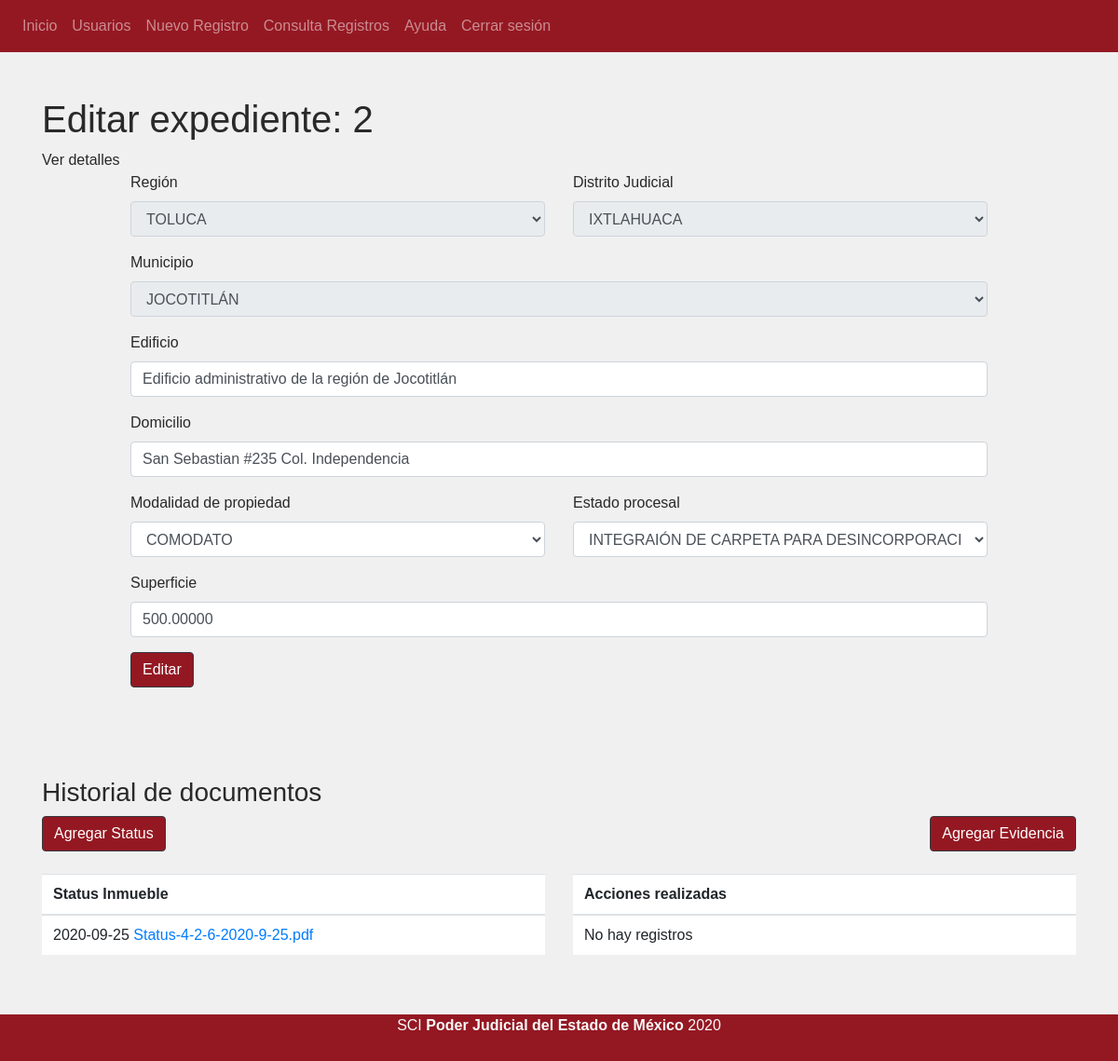
The app's page /consulta/VerRegistro/2 (signed in), older data.
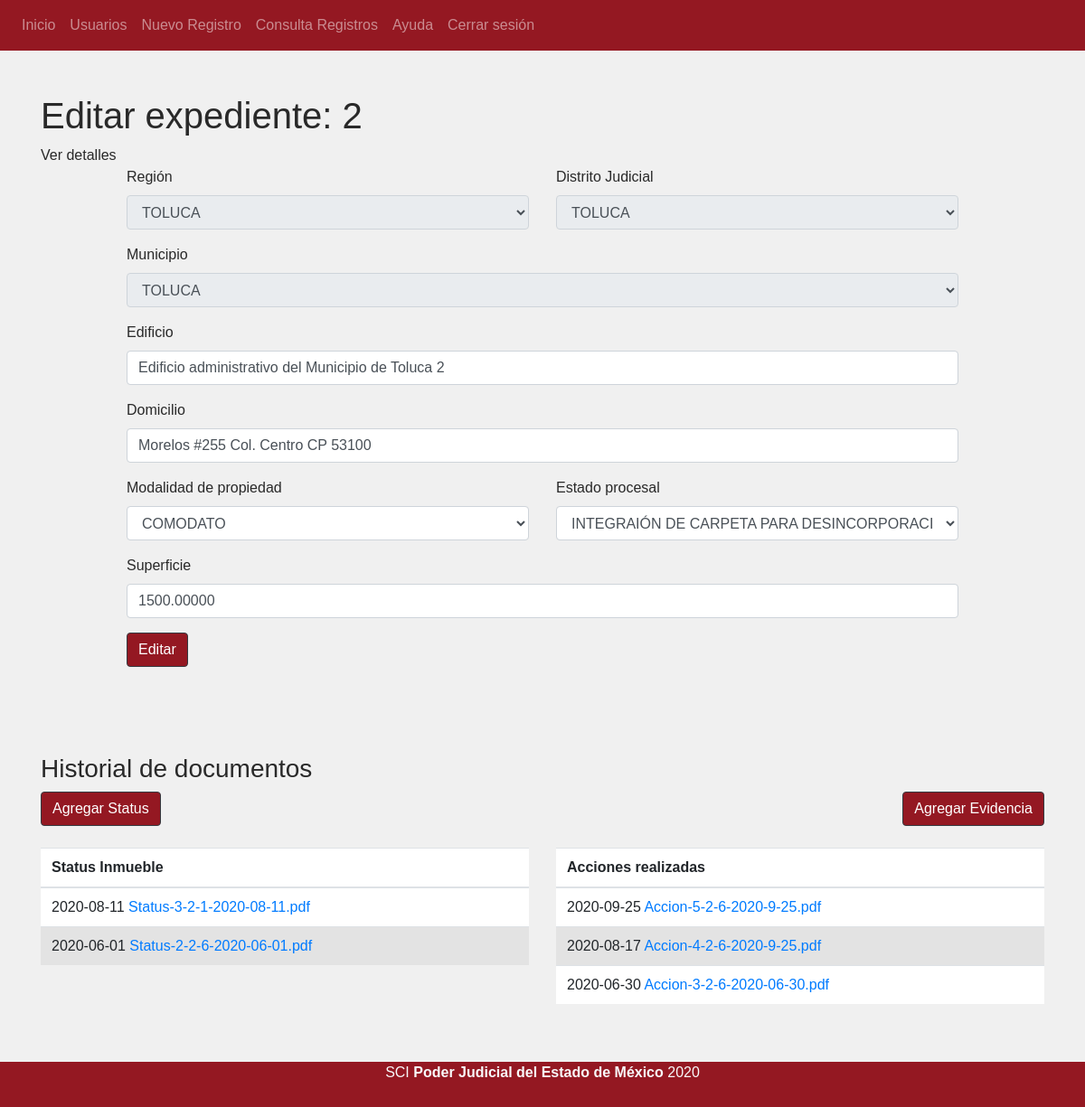
The same page, newer data.
### tables this page shows
CREATE TABLE `registro_inmuebles` (
  `id` int(11) NOT NULL,
  `no_expediente` int(11) NOT NULL,
  `id_region` int(11) NOT NULL,
  `id_distrito_judicial` int(11) NOT NULL,
  `id_municipio` int(11) NOT NULL,
  `edificio` varchar(100) NOT NULL,
  `domicilio` varchar(100) NOT NULL,
  `id_modalidad_prop` int(11) NOT NULL,
  `id_estado_proc` int(11) NOT NULL,
  `superficie` decimal(50,5) NOT NULL,
  `id_usuario` int(11) NOT NULL,
  `fecha_generada` date NOT NULL,
  `fecha_mod` date NOT NULL,
  `id_user_mod` int(11) NOT NULL
);

CREATE TABLE `doc_status` (
  `id` int(11) NOT NULL,
  `nombre` varchar(50) NOT NULL,
  `fecha` date NOT NULL,
  `id_usuario` int(11) NOT NULL,
  `no_expediente` int(11) NOT NULL
);

CREATE TABLE `doc_acciones_real` (
  `id` int(11) NOT NULL,
  `nombre` varchar(255) NOT NULL,
  `tipo_documento` int(11) NOT NULL,
  `fecha` date NOT NULL,
  `id_usuario` int(11) NOT NULL,
  `no_expediente` int(11) NOT NULL
);

### index.php (called while the page is built, shortened)
<?php
    require_once 'config/database.php';
    $app = new App();
?>

### config/database.php (called while the page is built, shortened)
<?php
class DataBase{
    private $host;
    private $user;
    private $pass;
    private $charset;
    function __construct(){
        $this->host = constant('HOST');
        $this->db = constant('DB');
        $this->user = constant('USER');
        $this->pass = constant('PASS');
        $this->charset = constant('CHARSET');
    }
    function conn(){
        try {
            $connection = "mysql:host=" . $this->host . ";dbname=" . $this->db . ";charset=" . $this->charset;
            $options = [
                PDO::ATTR_ERRMODE => PDO::ERRMODE_EXCEPTION,
                PDO::ATTR_EMULATE_PREPARES => false,
            ];
            $pdo = new PDO($connection, $this->user, $this->pass, $options);
            return $pdo;
        } catch (PDOException $e) {
            print_r("Error: " . $e->getMessage());
        }
    }
}
?>

### model/consultaModel.php (called while the page is built, shortened)
<?php
require_once 'model/classes/Region.class.php';
class ConsultaModel extends Model{
    public function getNombreDistrito($idDistrito){
        $queryString = "SELECT nombre from  distritos_judiciales WHERE id = :id";
        try {
            $query = $this->db->conn()->prepare($queryString);
            if ( $query->execute(['id' => $idDistrito ]) ){
                $distrito = $query->fetchObject();
                return $distrito;
            }else{
                return null;
            }
        } catch (PDOException $e) {
            return null;
            print ("Error: " . $e->getMessage());
        }
    }
    public function getNombreMunicipio($id ){
        $queryString = "SELECT nombre from municipios WHERE id = :id";
        try {
            $query = $this->db->conn()->prepare($queryString);
            if ( $query->execute(['id' => $id] ) ){
                $distrito = $query->fetchObject();
                return $distrito;
            }else{
                return null;
            }
        } catch (PDOException $e) {
            return null;
            print ("Error: " . $e->getMessage());
        }
    }
    public function getModalidades(){
        $modalidades = [];
        $stringQuery = "SELECT * FROM modalidad_propiedad";
        try{
            $query = $this->db->conn()->prepare($stringQuery);
            if ($query->execute()){
                while ($row = $query->fetchObject() ){
                    array_push($modalidades, $row);
                }
                return $modalidades;
            }else{
                return null;
            }
        } catch (PDOException $e) {
            return null;
        }
    }
    public function getEstadosProc(){
        $estadosProc = [];
        $stringQuery = "SELECT * FROM estado_procesal";
        try {
            $query= $this->db->conn()->prepare($stringQuery);
            if( $query->execute() ){
                while ($row = $query->fetchObject() ) {
                    array_push($estadosProc, $row);
                }
                return $estadosProc;
            }else{
                return null;
            }
        } catch (PDOexception $e) {
            return null;
        }
    }
    public function getById($id_registro){
        $stringQuery = "SELECT * FROM registro_inmuebles WHERE id = :id";
        try {
            $query = $this->db->conn()->prepare($stringQuery);
            if ( $query->execute( ['id' => $id_registro] ) ){
                $row = $query->fetchObject();
                $idDistrito = $row->id_distrito_judicial;
                $nombreDistrito = $this->getNombreDistrito($idDistrito)->nombre;
                $row->{"nombreDistrito"} = $nombreDistrito;
                $idMunicipio = $row->id_municipio;
                $nombreMunicipio = $this->getNombreMunicipio($idMunicipio)->nombre;
                $row->{"nombreMunicipio"} = $nombreMunicipio;
                return $row;
            }else{
                print "Fallo al ejecutar";
                return null;
            }
        } catch (PDOException $e) {
            print "Error -> " . $e->getMessage();
            return null;
        }
    }
    public function getDocStatus($noExpediente){
        $documentos =[];
        $stringQuery = "SELECT nombre, fecha, no_expediente FROM doc_status WHERE  no_expediente = :noExpediente ORDER BY id DESC";
        try {
            $query = $this->db->conn()->prepare($stringQuery);
            if ($query->execute( ['noExpediente' => $noExpediente] ) ) {
                while($row = $query->fetch() ){
                    array_push($documentos, $row);
                }
                return $documentos;
            }else{
                print ("Error al consultar documentos");
               return false;
            }
        } catch (PDOException $e) {
            print "Error -> " . $e->getMessage();
            return false;
        }
    }
    public function getDocAcciones($noExpediente){
        $documentos =[];
        $stringQuery = "SELECT nombre, fecha, no_expediente FROM doc_acciones_real  WHERE  no_expediente = :noExpediente ORDER BY id DESC";
        try {
            $query = $this->db->conn()->prepare($stringQuery);
            if ($query->execute( ['noExpediente' => $noExpediente] ) ) {
                while($row = $query->fetch() ){
                    array_push($documentos, $row);
                }
                return $documentos;
            }else{
                print ("Error al consultar documentos");
               return false;
            }
        } catch (PDOException $e) {
            print "Error -> " . $e->getMessage();
            return false;
        }
    }
}

### view/consulta/detalle.php (the view, shortened to what the changed rows need)
<!DOCTYPE html>
<html lang="es">
<head>
</head>
<body>
    <?php require_once 'view/header.php'; ?>
    <div class="container py-5 mb-5">
        <div id="main">
            <h1 class="center">Editar expediente: <?php echo $this->registro->no_expediente; ?> </h1>
        </div>
        <div class="center">
            <?php
            if (isset($this->mensaje)) {
                echo $this->mensaje;
            } else {
                echo "Ver detalles";
            }
            ?>
        </div>
        <div class="row">
            <div class="col-md-10 mx-auto">
                <form action="<?php echo constant('URL') . 'consulta/editarRegistro/' . $this->registro->id; ?>" method="POST" enctype="multipart/form-data">
                    <div class="form-group row">
                        <div class="col-sm-6">
                            <label for="region">Región</label>
                            <select class="form-control" name="region" id="region" class="region" required disabled>
                                <?php
                                $region = new Region();
                                $id_region = $this->registro->id_region;
                                echo $region->cargaSelectRol($id_region);
                                ?>
                            </select>
                        </div>
                        <div class="col-sm-6">
                            <label for="distrito">Distrito Judicial </label>
                            <select class="form-control" name="distrito" id="distrito" class="registro" required disabled>
                                <option value="0">
                                    <?php
                                    echo $this->registro->nombreDistrito;
                                    ?>
                                </option>
                            </select>
                        </div>
                    </div>
                    <div class="form-group">
                        <label for="municipio">Municipio</label>
                        <select class="form-control" name="municipio" id="municipio" required disabled>
                            <option value="0">
                                <?php
                                echo $this->registro->nombreMunicipio;
                                ?>
                            </option>
                        </select>
                    </div>
                    <div class="form-group">
                        <label for="edificio">Edificio</label>
                        <input class="form-control" type="text" name="edificio" id="edificio" maxlength="100" value="<?php echo $this->registro->edificio; ?>" required>
                    </div>
                    <div class="form-group">
                        <label for="domicilio">Domicilio</label>
                        <input class="form-control" type="text" name="domicilio" id="domicilio" maxlength="100" value="<?php echo $this->registro->domicilio; ?>" required>
                    </div>
                    <div class="form-group row">
                        <div class="col-sm-6">
                            <label for="modalidad">Modalidad de propiedad</label>
                            <select class="form-control" name="modalidad" id="modalidad" required>
                                <?php
                                foreach ($this->modalidades as $modalidad) {
                                    if ($this->registro->id_modalidad_prop == $modalidad->id) {
                                ?>
                                        <option selected value="<?php echo $modalidad->id ?>">
                                            <?php
                                            echo $modalidad->nombre;
                                            ?>
                                        </option>
                                <?php
                                    }
                                }
                                ?>
                            </select>
                        </div>
                        <div class="col-sm-6">
                            <label for="estado_proc">Estado procesal</label>
                            <select class="form-control" name="estado_proc" id="estado_proc" required>
                                <?php
                                foreach ($this->estados_proc as $estado_proc) {
                                    if ($this->registro->id_estado_proc == $estado_proc->id) {
                                ?>
                                        <option selected value="<?php echo $estado_proc->id ?>">
                                            <?php
                                            echo $estado_proc->nombre;
                                            ?>
                                            </>
                                <?php
                                    }
                                }
                                ?>
                            </select>
                        </div>
                    </div>
                    <div class="form-group">
                        <label for="superficie">Superficie</label>
                        <input class="form-control" type="text" name="superficie" id="superficie" maxlength="100" value="<?php echo $this->registro->superficie; ?>" required>
                    </div>
                    <input class="btn btn-dark bg-red-pj" type="submit" value="Editar">
                </form>
            </div>
        </div>
    </div>
    <div class="container  mb-5 ">
        <div class="row">
            <div class="col clearfix mb-4">
                <h3>Historial de documentos</h3>
                <a href="#" class="btn btn-dark bg-red-pj float-left" data-toggle="modal" data-target="#modalStatus">Agregar Status</a>
                <a href="#" class="btn btn-dark bg-red-pj float-right" data-toggle="modal" data-target="#modalAcciones">Agregar Evidencia</a>
            </div>
        </div>
        <div class="row">
            <div class="col-6">
                <table class="table tabala-documentos">
                    <thead>
                        <tr>
                            <th>Status Inmueble</th>
                        </tr>
                    </thead>
                    <tbody>
                        <?php
                        if ($this->docStatus) {
                            foreach ($this->docStatus as $documentoStatus) {
                        ?>
                                <tr>
                                    <td>
                                        <?php
                                        echo $documentoStatus['fecha'];
                                        ?>
                                        <a href="<?php echo constant('URL') . 'resources/archivosStatus/' . $documentoStatus['nombre']; ?> " target="_blank">
                                            <?php
                                            echo $documentoStatus['nombre'];
                                            ?>
                                        </a>
                                    </td>
                                </tr>
                            <?php
                            }
                        }
                        ?>
                    </tbody>
                </table>
            </div>
            <div class="col-6">
                <table class="table tabala-documentos">
                    <thead>
                        <tr>
                            <th>Acciones realizadas</th>
                        </tr>
                    </thead>
                    <tbody>
                        <?php
                        if ($this->docAcciones) {
                            foreach ($this->docAcciones as $documentoAcciones) {
                        ?>
                                <tr>
                                    <td>
                                        <?php
                                        echo $documentoAcciones['fecha'];
                                        ?>
                                        <a href="<?php echo constant('URL') . 'resources/archivosAcciones/' . $documentoAcciones['nombre']; ?> " target="_blank">
                                            <?php
                                            echo $documentoAcciones['nombre'];
                                            ?>
                                        </a>
                                    </td>
                                </tr>
                            <?php
                            }
                        } else {
                            ?>
                            <tr>
                                <td>
                                    <?php
                                    echo "No hay registros";
                                    ?>
                                </td>
                            </tr>
                        <?php
                        }
                        ?>
                    </tbody>
                </table>
            </div>
        </div>
    </div>
    <?php require_once 'view/footer.php'; ?>
</body>
</html>

Row changes from the older to the newer data that the page shows:
removed registro_inmuebles: no_expediente "2", region "TOLUCA", edificio "Edificio administrativo de la región de Jocotitlán", domicilio "San Sebastian #235 Col. Independencia", superficie "500.00000"
no longer on this page (row edited): doc_status: fecha "2020-09-25", nombre "Status-4-2-6-2020-9-25.pdf"
added registro_inmuebles: no_expediente "2", region "TOLUCA", edificio "Edificio administrativo del Municipio de Toluca 2", domicilio "Morelos #255 Col. Centro CP 53100", superficie "1500.00000"
now on this page (row edited): doc_status: fecha "2020-08-11", nombre "Status-3-2-1-2020-08-11.pdf"
now on this page (row edited): doc_status: fecha "2020-06-01", nombre "Status-2-2-6-2020-06-01.pdf"
added doc_acciones_real: fecha "2020-09-25", nombre "Accion-5-2-6-2020-9-25.pdf"
added doc_acciones_real: fecha "2020-08-17", nombre "Accion-4-2-6-2020-9-25.pdf"
added doc_acciones_real: fecha "2020-06-30", nombre "Accion-3-2-6-2020-06-30.pdf"
Text that changed along with them:
form field distrito: "IXTLAHUACA" → "TOLUCA"
form field municipio: "JOCOTITLÁN" → "TOLUCA"
text no longer shown: "No hay registros"
